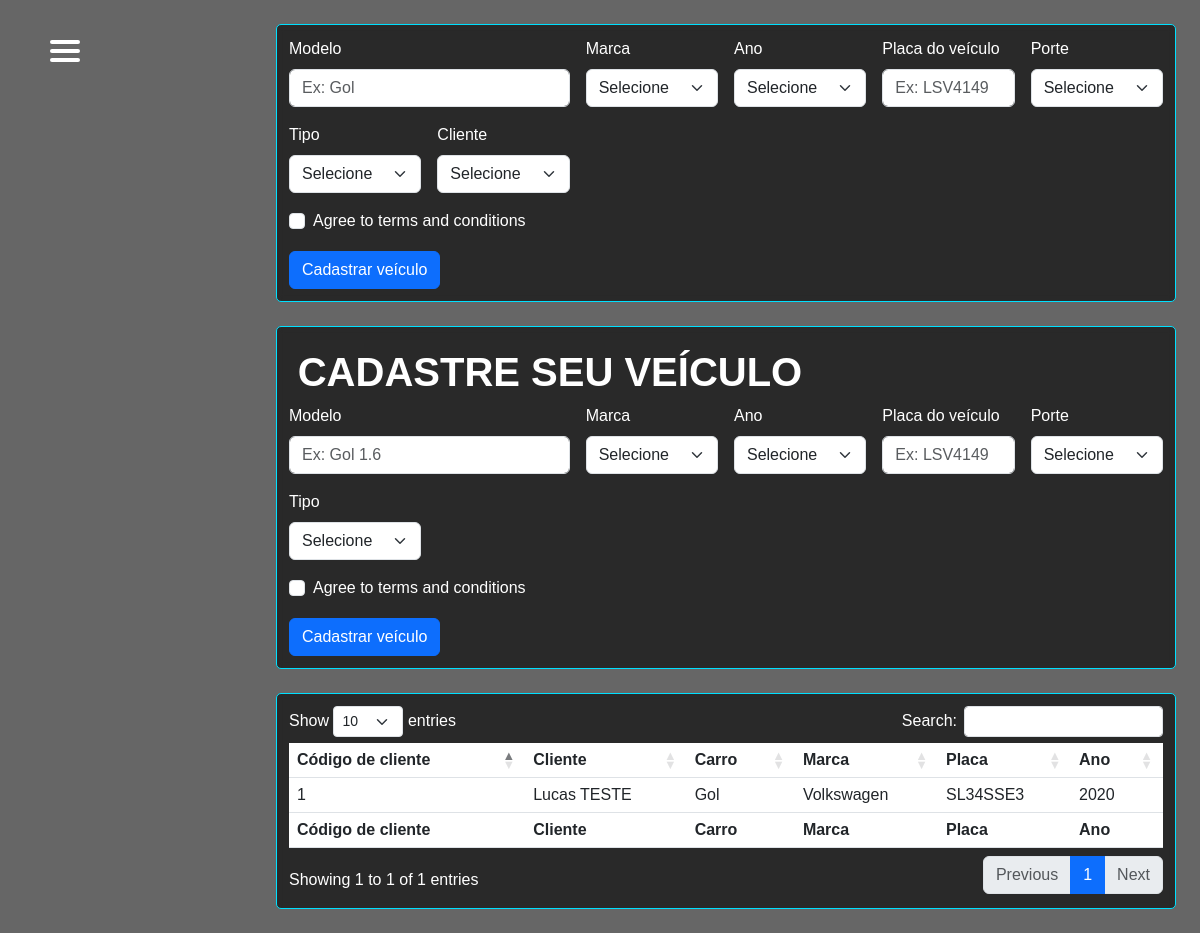
The app's page /view/cadastro_veiculo.php (signed in), older data.
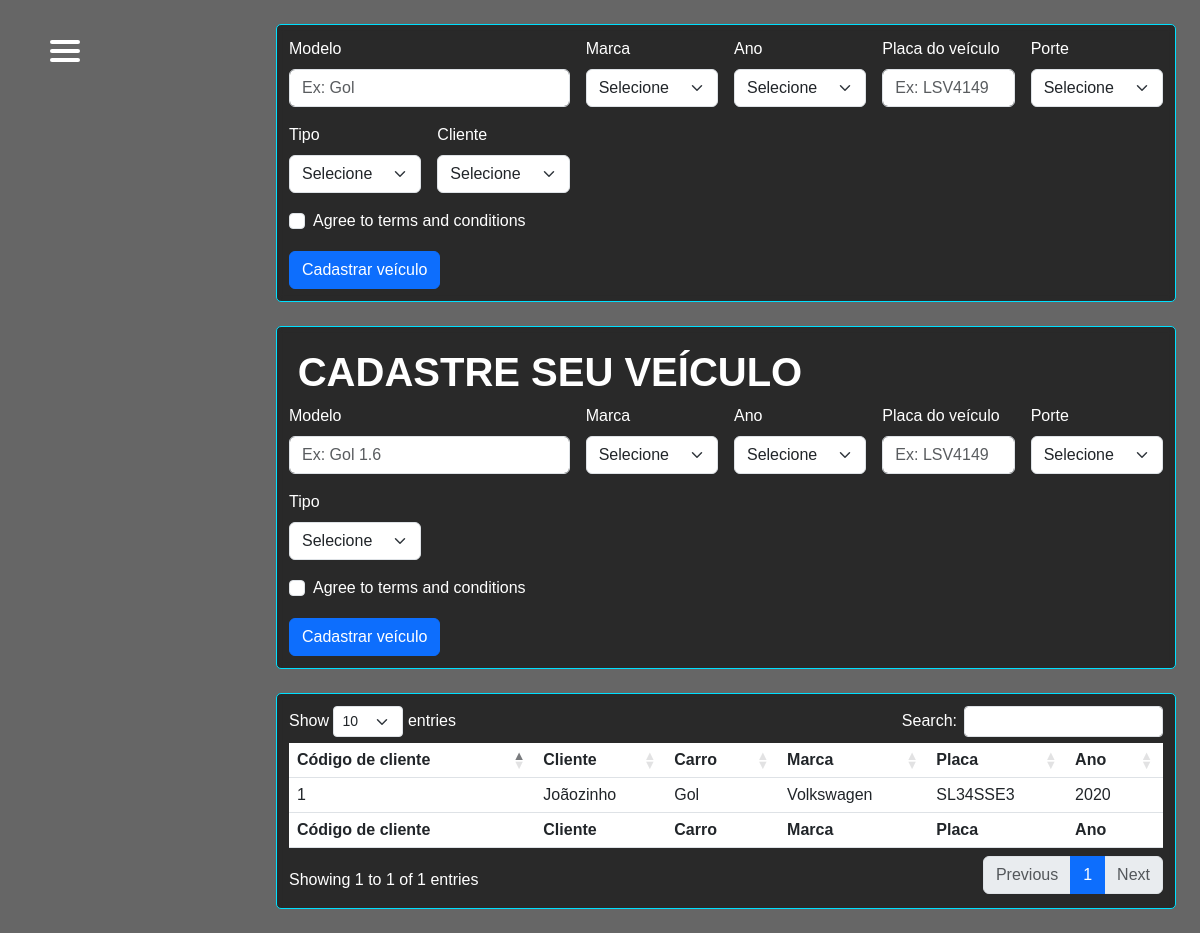
The same page, newer data.
### tables this page shows
CREATE TABLE carros(
id_car int NOT NULL PRIMARY KEY AUTO_INCREMENT,
id_user int,
modelo varchar (200),
marca varchar (100),
ano year,
tipo varchar(100),
porte varchar(100),
placa varchar(100),
CONSTRAINT fkcar FOREIGN KEY (id_user)
REFERENCES usuarios (id_user));

CREATE TABLE usuarios(
id_user int NOT NULL PRIMARY KEY AUTO_INCREMENT,
cpf varchar(15),
data_nasc date,
idade int,
username varchar(100),
email varchar(150),
pass_key varchar(200),
cellphone varchar(15),
telephone varchar(15),
address varchar(200),
number_home int (10),
complement varchar(200),
district varchar(100),
city varchar(100),
state varchar(2),
zip varchar(10), 
data_reg datetime,
sts int);

### view/cadastro_veiculo.php (the view, shortened to what the changed rows need)
<?php
require_once '../config/conexao.php';
require_once 'header.php';
?>
<div class="container-detail">
  <h1 class='title'>CADASTRE SEU VEÍCULO</h1>
</div>
<?php
if ($_SESSION['permissao'] == 1) {
?>
  <div class="container-detail-table" style="background: rgba(0, 0, 0, 0.6)">
    <table id="example" class="table" style="width:100%; color: white;">
      <thead>
        <tr>
          <th>Código de cliente</th>
          <th>Cliente</th>
          <th>Carro</th>
          <th>Marca</th>
          <th>Placa</th>
          <th>Ano</th>
        </tr>
      </thead>
      <tbody>
        <?php
        $sqlCadastros = "SELECT u.id_user AS id, u.username AS nome, c.modelo AS modelo,
            c.marca AS marca, c.placa AS placa, c.ano AS ano FROM usuarios AS u
            INNER JOIN carros AS c ON (u.id_user = c.id_user);";
        $resultC = mysqli_query($conn, $sqlCadastros);
        while ($preencher = mysqli_fetch_array($resultC)) {
        ?>
          <tr>
            <td><?php echo $preencher['id']; ?></td>
            <td><?php echo $preencher['nome']; ?></td>
            <td><?php echo $preencher['modelo']; ?></td>
            <td><?php echo $preencher['marca']; ?></td>
            <td><?php echo $preencher['placa']; ?></td>
            <td><?php echo $preencher['ano']; ?></td>
          </tr>
        <?php
        }
        ?>
      </tbody>
      <tfoot>
        <tr>
          <th>Código de cliente</th>
          <th>Cliente</th>
          <th>Carro</th>
          <th>Marca</th>
          <th>Placa</th>
          <th>Ano</th>
        </tr>
      </tfoot>
    </table>
  </div>
  </body>
  </html>
<?php
}
?>

Row changes from the older to the newer data that the page shows:
changed through a linked row, carros "Gol": id_user.username "Lucas TESTE" → "Joãozinho"
